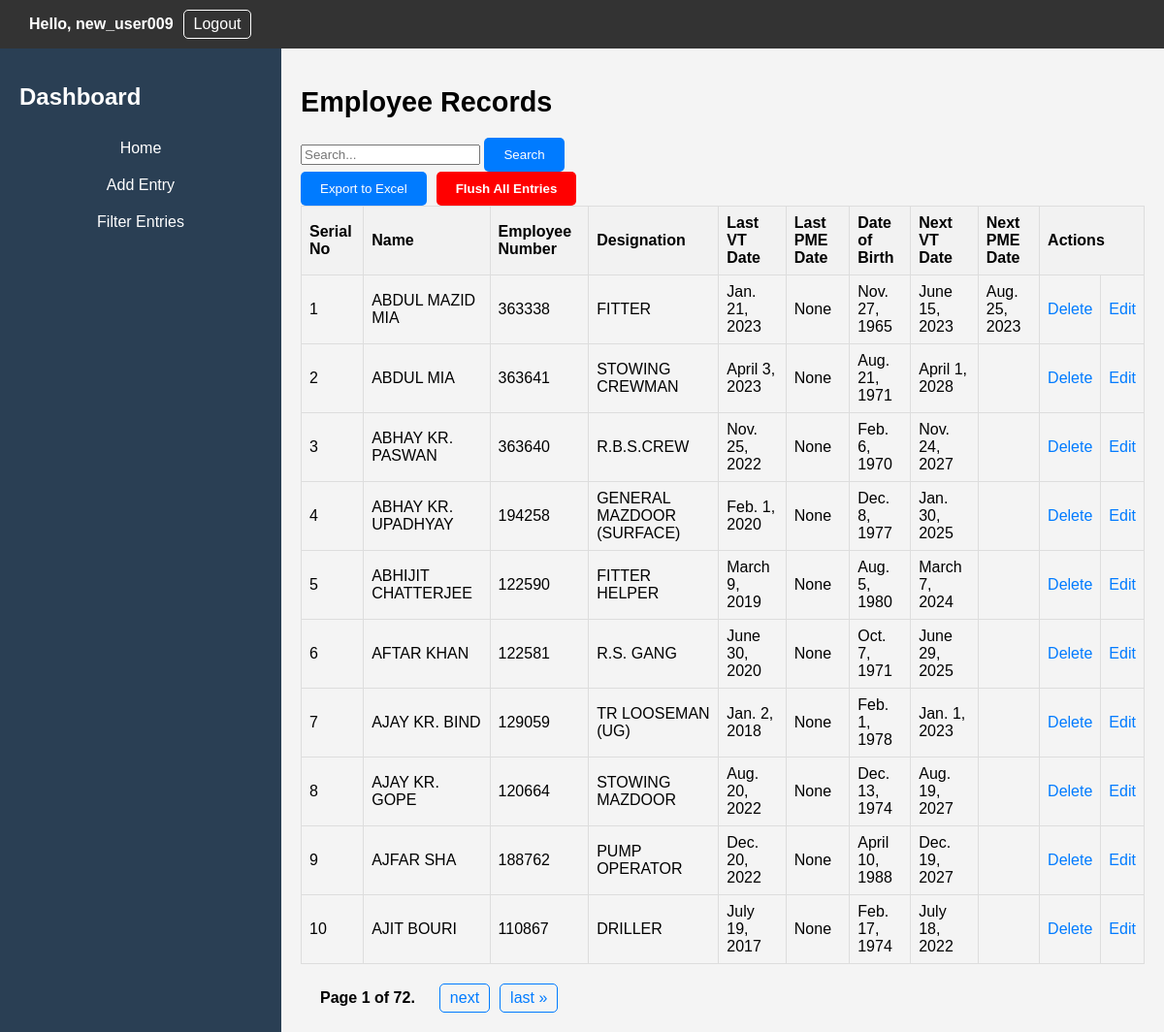
Before: /dashboard/ (signed in) with the older database file.
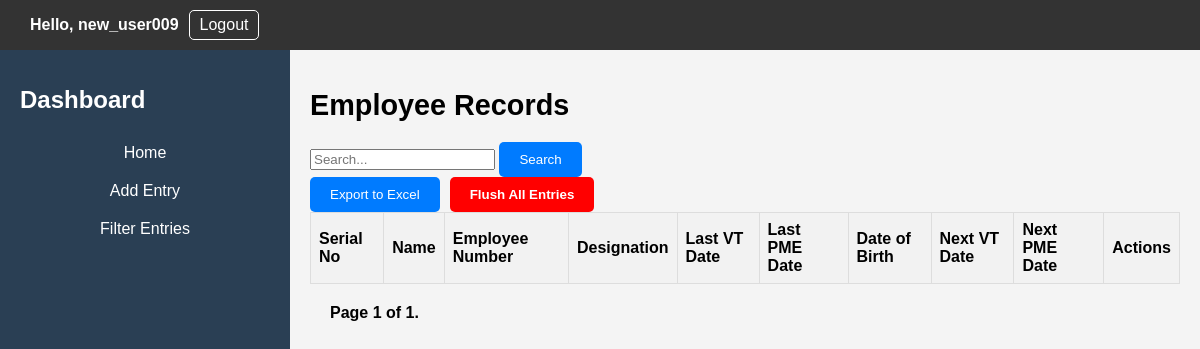
After: the same page with the newer database file.
### EmployeeApp/models.py (models this page shows)
class Entry(models.Model):
    user = models.ForeignKey(User, on_delete=models.CASCADE)
    name = models.CharField(max_length=100)
    employee_number = models.CharField(max_length=10)
    designation = models.CharField(max_length=50)
    last_vt_date = models.DateField(verbose_name='Last VT Date', null=True, blank=True)  # Make it optional
    last_pme_date = models.DateField(null=True, blank=True)  # Make it optional
    date_of_birth = models.DateField(null=True, blank=True)
    next_vt_date = models.DateField(null=True, blank=True)
    next_pme_date = models.DateField(null=True, blank=True)
    timestamp = models.DateTimeField(default=timezone.now)  # Set default value here

### EmployeeApp/views.py (the view)
# urls.py: path('dashboard/', views.dashboard, name='dashboard'),
def dashboard(request):
    user = request.user
    records = Entry.objects.filter(user=user).order_by('name')
    search_query = request.GET.get('search')
    if search_query:
        records = records.filter(
            Q(name__icontains=search_query) |
            Q(employee_number__icontains=search_query) |
            Q(designation__icontains=search_query)
        )
    paginator = Paginator(records, 10)
    page_number = request.GET.get('page')
    page_obj = paginator.get_page(page_number)
    return render(request, 'EmployeeApp/dashboard.html', {'user': user, 'records': page_obj})

### EmployeeApp/templates/EmployeeApp/dashboard.html (shortened to what this page needs)
{% extends "EmployeeApp/base.html" %}
{% block content %}
    <h1>Employee Records</h1>
    <form method="get" action="{% url 'dashboard' %}">
        <div class="search-box">
            <input type="text" name="search" placeholder="Search...">
            <button type="submit">Search</button>
        </div>
    </form>
    <div class="action-buttons">
        <form method="post" action="{% url 'export_entries' %}">
            <button type="submit">Export to Excel</button>
        </form>
        <button type="button" class="danger-button" onclick="confirmFlushEntries()">Flush All Entries</button>
    </div>
    <table>
        <thead>
            <tr>
                <th>Serial No</th>
                <th>Name</th>
                <th>Employee Number</th>
                <th>Designation</th>
                <th>Last VT Date</th>
                <th>Last PME Date</th>
                <th>Date of Birth</th>
                <th>Next VT Date</th>
                <th>Next PME Date</th>
                <th colspan="2">Actions</th>
            </tr>
        </thead>
        <tbody>
            {% for record in records %}
                <tr>
                    <td>{{ forloop.counter }}</td>
                    <td>{{ record.name }}</td>
                    <td>{{ record.employee_number }}</td>
                    <td>{{ record.designation }}</td>
                    <td>{{ record.last_vt_date }}</td>
                    <td>{{ record.last_pme_date }}</td>
                    <td>{{ record.date_of_birth }}</td>
                    <td class="">
                        {{ record.next_vt_date|default:'' }}
                    </td>
                    <td class="">
                        {{ record.next_pme_date|default:'' }}
                    </td>
                    <td><a href="#" class="delete-link" data-entry-id="{{ record.id }}">Delete</a></td>
                    <td><a href="{% url 'edit_entry' record.id %}">Edit</a></td>
                </tr>
            {% endfor %}
        </tbody>
    </table>
    <div class="pagination">
        <span class="step-links">
            <span class="current-page">
                Page {{ records.number }} of {{ records.paginator.num_pages }}.
            </span>
            {% if records.has_next %}
                <a href="?page={{ records.next_page_number }}" class="page-link">next</a>
                <a href="?page={{ records.paginator.num_pages }}" class="page-link">last &raquo;</a>
            {% endif %}
        </span>
    </div>
</div>
{% endblock %}

Changed rows visible on the page:
removed Entry: name "ABDUL MAZID MIA", employee_number "363338", designation "FITTER", last_vt_date "Jan. 21, 2023", last_pme_date "None", date_of_birth "Nov. 27, 1965", next_vt_date "June 15, 2023", next_pme_date "Aug. 25, 2023"
removed Entry: name "ABDUL MIA", employee_number "363641", designation "STOWING CREWMAN", last_vt_date "April 3, 2023", last_pme_date "None", date_of_birth "Aug. 21, 1971", next_vt_date "April 1, 2028"
removed Entry: name "ABHAY KR. PASWAN", employee_number "363640", designation "R.B.S.CREW", last_vt_date "Nov. 25, 2022", last_pme_date "None", date_of_birth "Feb. 6, 1970", next_vt_date "Nov. 24, 2027"
removed Entry: name "ABHAY KR. UPADHYAY", employee_number "194258", designation "GENERAL MAZDOOR (SURFACE)", last_vt_date "Feb. 1, 2020", last_pme_date "None", date_of_birth "Dec. 8, 1977", next_vt_date "Jan. 30, 2025"
removed Entry: name "ABHIJIT CHATTERJEE", employee_number "122590", designation "FITTER HELPER", last_vt_date "March 9, 2019", last_pme_date "None", date_of_birth "Aug. 5, 1980", next_vt_date "March 7, 2024"
removed Entry: name "AFTAR KHAN", employee_number "122581", designation "R.S. GANG", last_vt_date "June 30, 2020", last_pme_date "None", date_of_birth "Oct. 7, 1971", next_vt_date "June 29, 2025"
removed Entry: name "AJAY KR. BIND", employee_number "129059", designation "TR LOOSEMAN (UG)", last_vt_date "Jan. 2, 2018", last_pme_date "None", date_of_birth "Feb. 1, 1978", next_vt_date "Jan. 1, 2023"
removed Entry: name "AJAY KR. GOPE", employee_number "120664", designation "STOWING MAZDOOR", last_vt_date "Aug. 20, 2022", last_pme_date "None", date_of_birth "Dec. 13, 1974", next_vt_date "Aug. 19, 2027"
removed Entry: name "AJFAR SHA", employee_number "188762", designation "PUMP OPERATOR", last_vt_date "Dec. 20, 2022", last_pme_date "None", date_of_birth "April 10, 1988", next_vt_date "Dec. 19, 2027"
removed Entry: name "AJIT BOURI", employee_number "110867", designation "DRILLER", last_vt_date "July 19, 2017", last_pme_date "None", date_of_birth "Feb. 17, 1974", next_vt_date "July 18, 2022"
Other visible differences:
{{ records.paginator.num_pages }}: "72" → "1"
text no longer shown: "next last »"
